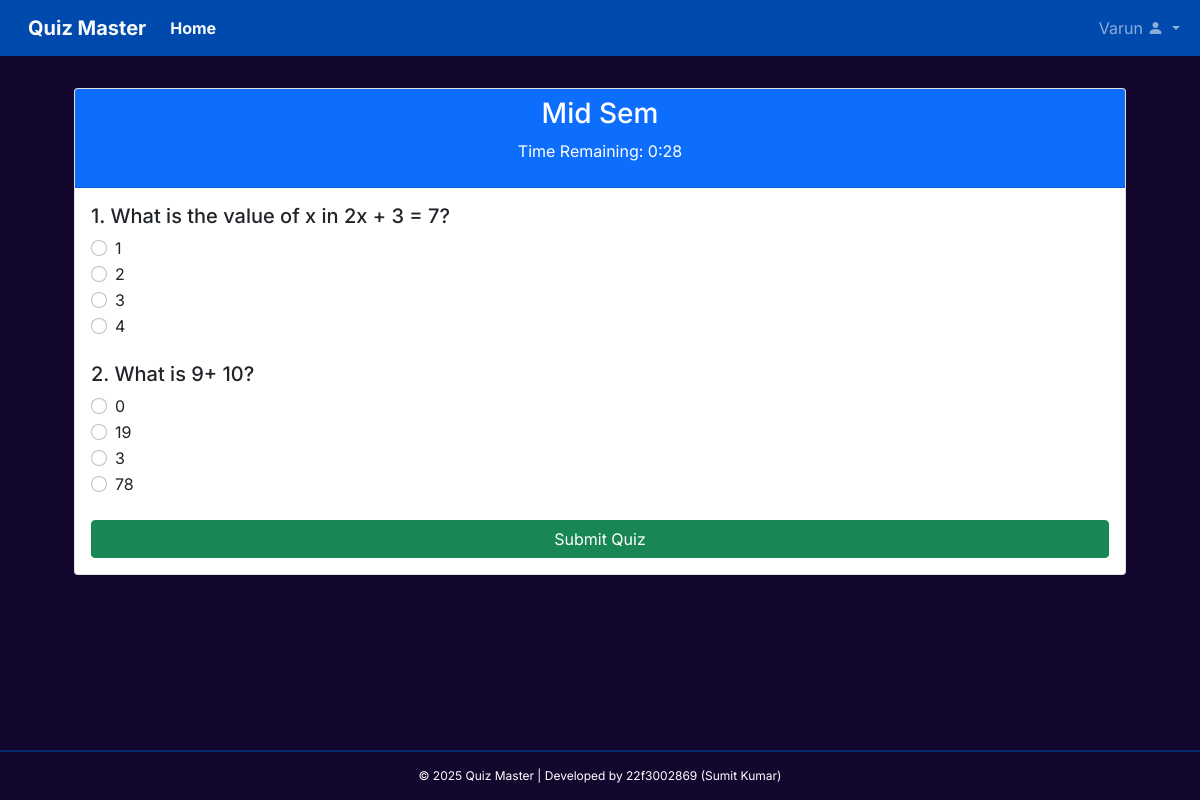
Page /start_quiz/1 (signed in) on the committed database.
### models/model.py (models this page shows, shortened)
class User(db.Model, UserMixin):
    __tablename__ = "users"
    id = db.Column(db.Integer, primary_key=True, autoincrement=True)
    username = db.Column(db.String, unique=True, nullable=False)
    email = db.Column(db.String, unique=True, nullable=False)
    password = db.Column(db.String, nullable=False)
    full_name = db.Column(db.String, nullable=False)
    qualification = db.Column(db.String, nullable=False)
    dob = db.Column(db.Date, nullable=False)
    role = db.Column(db.String, nullable=False)  # Role: "student" or "admin"
    is_active = db.Column(db.Boolean, default=True)
    date_created = db.Column(db.DateTime, default=datetime.utcnow)
    is_admin = db.Column(db.Boolean, default=False)
    scores = db.relationship("Score", back_populates="user", cascade="all, delete-orphan", passive_deletes=True)
    answers = db.relationship("UserAnswer", back_populates="user", cascade="all, delete-orphan", passive_deletes=True)

class Quiz(db.Model):
    __tablename__ = "quizzes"
    id = db.Column(db.Integer, primary_key=True, autoincrement=True)
    title = db.Column(db.String, nullable=False)
    subject_id = db.Column(db.Integer, db.ForeignKey("subjects.id", ondelete="CASCADE"), nullable=False)
    chapter_id = db.Column(db.Integer, db.ForeignKey("chapters.id", ondelete="CASCADE"), nullable=False)  # ✅ Ensure cascade delete
    date_of_quiz = db.Column(db.Date, nullable=False)
    time_duration = db.Column(db.String, nullable=False)  # Format: HH:MM
    remarks = db.Column(db.String)
    subject = db.relationship("Subject", back_populates="quizzes")
    chapter = db.relationship("Chapter", back_populates="quizzes")
    questions = db.relationship("Question", back_populates="quiz", cascade="all, delete-orphan", passive_deletes=True)
    scores = db.relationship("Score", back_populates="quiz", cascade="all, delete-orphan", passive_deletes=True)
    answers = db.relationship("UserAnswer", back_populates="quiz", cascade="all, delete-orphan", passive_deletes=True)

class Question(db.Model):
    __tablename__ = "questions"
    id = db.Column(db.Integer, primary_key=True, autoincrement=True)
    quiz_id = db.Column(db.Integer, db.ForeignKey("quizzes.id", ondelete="CASCADE"), nullable=False)
    question_statement = db.Column(db.String, nullable=False)
    option1 = db.Column(db.String, nullable=False)
    option2 = db.Column(db.String, nullable=False)
    option3 = db.Column(db.String, nullable=False)
    option4 = db.Column(db.String, nullable=False)
    correct_option = db.Column(db.Integer, nullable=False)  # Stores 1, 2, 3, or 4
    quiz = db.relationship("Quiz", back_populates="questions")
    answers = db.relationship("UserAnswer", back_populates="question", cascade="all, delete-orphan", passive_deletes=True)

### controllers/user.py (the view)
@user_bp.route('/start_quiz/<int:quiz_id>')
@login_required
def start_quiz(quiz_id):
    quiz = Quiz.query.get_or_404(quiz_id)
    questions = Question.query.filter_by(quiz_id=quiz_id).all()
    return render_template("user/start_quiz.html", quiz=quiz, questions=questions, user=current_user)

### app.py (called while the page is built)
@login_manager.user_loader
def load_user(user_id):
    admin = Admin.query.get(int(user_id))
    if admin:
        return admin  # ✅ If it's an admin, return admin
    return User.query.get(int(user_id))  # ✅ Otherwise, return user

### controllers/admin.py (called while the page is built)
@app.before_request
def restrict_admin_routes():
    if request.endpoint == "admin_login":
        return  # Allow access to admin login page
    if request.endpoint and request.endpoint.startswith("admin_"):
        if not current_user.is_authenticated or session.get("role") != "admin":
            flash("Unauthorized Access!", "danger")
            return redirect(url_for("admin_login"))

### controllers/user.py (called while the page is built)
@app.before_request
def restrict_user_routes():
    if request.endpoint in ["user.loginUser", "admin_login"]:
        return
    if request.endpoint and request.endpoint.startswith("user_"):
        if not current_user.is_authenticated or session.get("role") != "user":
            flash("Unauthorized Access!", "danger")
            return redirect(url_for("user.loginUser"))

### templates/user/start_quiz.html (shortened to what this page needs)
{% extends "dashboard/basedashboard.html" %}
{% block content %}
<div class="container mt-4">
    <div class="card">
        <div class="card-header bg-primary text-white text-center">
            <h3>{{ quiz.title }}</h3>
            <p>Time Remaining: <span id="timer">{{ quiz.time_duration }}</span></p>
        </div>
        <div class="card-body text-dark">
            <form id="quizForm" action="{{ url_for('user.submit_quiz', quiz_id=quiz.id) }}" method="POST">
                {% for question in questions %}
                <div class="mb-4">
                    <h5>{{ loop.index }}. {{ question.question_statement }}</h5>
                    <div class="form-check">
                        <input type="radio" class="form-check-input" name="q{{ question.id }}" value="1">
                        <label class="form-check-label">{{ question.option1 }}</label>
                    </div>
                    <div class="form-check">
                        <input type="radio" class="form-check-input" name="q{{ question.id }}" value="2">
                        <label class="form-check-label">{{ question.option2 }}</label>
                    </div>
                    <div class="form-check">
                        <input type="radio" class="form-check-input" name="q{{ question.id }}" value="3">
                        <label class="form-check-label">{{ question.option3 }}</label>
                    </div>
                    <div class="form-check">
                        <input type="radio" class="form-check-input" name="q{{ question.id }}" value="4">
                        <label class="form-check-label">{{ question.option4 }}</label>
                    </div>
                </div>
                {% endfor %}
                <button type="submit" id="submitBtn" class="btn btn-success w-100">Submit Quiz</button>
            </form>
        </div>
    </div>
</div>
{% endblock %}

### templates/dashboard/basedashboard.html (shortened to what this page needs)
<!DOCTYPE html>
<html lang="en">
<head>
  {% block head %}
  <link rel="stylesheet" href="/static/css/bootstrap.min.css" />
  <link rel="stylesheet" href="/static/css/dataTables.bootstrap5.min.css"/>
  <link rel="stylesheet" href="/static/css/dashboardstyle.css" />
  <link rel="stylesheet" href="https://cdn.jsdelivr.net/npm/bootstrap-icons/font/bootstrap-icons.css">
  {% endblock %}
</head>
<body style="background-color: #13072e; color: white;">
  <nav class="navbar navbar-expand-lg navbar-dark bg_primary fixed-top" style="background-color: #004aad !important;">
    <div class="container-fluid">
      <a class="navbar-brand ms-3 fw-bold text-light" href="#">Quiz Master</a>
      <ul class="navbar-nav">
        <li class="nav-item">
          <a class="nav-link fw-bold text-light"
             href="{% if current_user.is_authenticated and current_user.is_admin %}/admin/dashboard{% elif current_user.is_authenticated %}/user_dashboard{% else %}/{% endif %}">
            Home
          </a>
        </li>
      </ul>
      <div class="collapse navbar-collapse" id="topNavBar">
        <ul class="navbar-nav ms-auto">
            <li class="nav-item dropdown">
                <a class="nav-link dropdown-toggle" href="#" id="userDropdown" role="button"
                  data-bs-toggle="dropdown" aria-expanded="false">
                  {% if current_user.is_admin %}
                      <span>Admin</span>
                  {% elif current_user.is_authenticated %}
                      <span>{{ current_user.username }}</span>
                  {% else %}
                      <span>Guest</span>
                  {% endif %}
                  <i class="bi bi-person-fill"></i>
                </a>
            </li>
        </ul>
      </div>
    </div>
  </nav>
  <main class="mt-5 pt-3" style="margin-left: 50px; margin-right: 50px;">
    <div class="container-fluid">
      {% block content %}
      {% endblock %}
    </div>
  </main>
<footer style="
    position: fixed;
    bottom: 0;
    left: 0;
    right: 0;
    width: 100vw;
    background-color: #13072e;
    color: white;
    text-align: center;
    padding: 15px;
    font-size: 12px;
    margin: 0;
    border-top: 2px solid #002d6b;">
    &copy; 2025 Quiz Master | Developed by 22f3002869 (Sumit Kumar)
</footer>
</body>
</html>

### static/css/dashboardstyle.css (style rules this page uses)
body, button { font-family: "Inter", sans-serif; }
footer { position: fixed; bottom: 0; left: 0; width: 100%; background-color: #343a40; color: white; text-align: center; padding: 10px 0; z-index: 1030; }
main { margin-bottom: 56px; }
:root { --offcanvas-width: 270px; --topNavbarHeight: 56px; }
@media (min-width: 992px) { body { overflow: auto !important; } }
@media (min-width: 992px) { main { margin-left: var(--offcanvas-width); } }
@media (min-width: 992px) { footer { margin-left: var(--offcanvas-width); width: calc(100% - var(--offcanvas-width)); } }

### rows in the picture
User: username "Varun"
Quiz: title "Mid Sem"
Question: question_statement "What is the value of x in 2x + 3 = 7?", option1 "1", option2 "2", option3 "3", option4 "4"
Question: question_statement "What is 9+ 10?", option1 "0", option2 "19", option3 "3", option4 "78"
